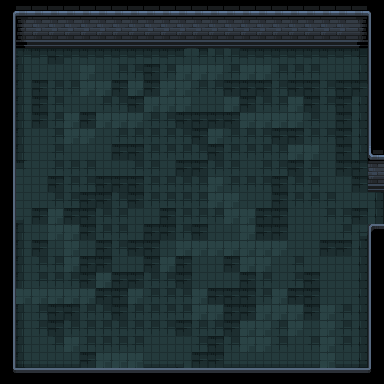

This game map was drawn from its Tiled (.tmx) file and the tilesets committed beside it. A one-line description and the full map source follow:
An orthogonal 24x24 tile map with 16x16 px tiles, 2 tile layers (floor, details), 1 hidden layer not drawn and 8 objects (5x EnemySpawnPoint, 2x Gate, EnemySpawnTrigger).

<map version="1.10" tiledversion="1.10.2" orientation="orthogonal" renderorder="right-down" width="24" height="24" tilewidth="16" tileheight="16" infinite="0" nextlayerid="5" nextobjectid="9">
 <tileset firstgid="1" source="../Tilesets/dungeon_prison_tileset.tsx" />
 <layer id="3" name="floor" width="24" height="24">
  <data encoding="csv">
0,0,0,0,0,0,0,0,0,0,0,5,7,0,0,0,0,0,0,0,0,0,0,0,
0,0,0,0,0,0,0,0,0,0,0,30,32,0,0,0,0,0,0,0,0,0,0,0,
0,0,0,0,0,0,0,0,0,0,0,30,32,0,81,0,0,0,0,0,0,0,0,0,
0,5,6,80,6,6,6,6,6,6,6,60,58,81,81,6,6,6,6,6,6,6,7,0,
0,30,31,31,31,82,31,81,81,80,81,82,82,82,81,82,82,81,81,81,31,31,32,0,
0,30,80,81,81,82,82,80,82,80,82,82,81,81,80,80,80,81,80,80,81,80,80,0,
0,30,80,81,31,31,81,81,80,82,82,82,31,31,82,80,81,81,82,80,81,80,32,0,
0,30,80,81,82,80,82,82,82,81,81,80,80,80,80,82,82,82,82,81,31,80,32,0,
0,30,31,81,82,82,31,81,81,81,81,81,80,82,81,81,81,80,80,81,81,80,32,0,
0,30,31,81,31,31,31,80,80,81,81,81,81,80,81,81,81,81,82,82,31,80,32,0,
5,60,31,81,81,81,31,31,81,81,31,80,80,81,81,31,81,81,80,81,31,80,80,7,
30,31,31,80,81,81,80,80,80,81,81,81,81,82,81,81,81,80,81,81,31,31,80,32,
30,31,31,81,81,80,80,81,80,81,81,81,81,82,82,31,31,80,81,81,81,31,31,32,
55,10,80,82,80,80,81,81,31,31,80,81,81,81,82,82,80,80,31,31,81,81,80,32,
0,30,31,82,82,80,81,81,31,80,80,81,80,31,31,82,80,80,31,31,31,81,8,57,
0,30,80,31,82,31,80,81,80,80,31,82,82,82,82,82,82,82,31,31,80,80,32,0,
0,30,81,81,82,80,80,31,31,80,82,80,31,31,80,82,82,31,81,31,31,31,32,0,
0,30,81,81,81,80,82,80,80,81,81,80,31,31,31,80,81,31,81,80,31,31,32,0,
82,82,82,82,82,82,80,80,82,81,81,81,82,80,80,80,81,82,80,80,31,31,32,0,
0,30,81,80,80,81,81,80,81,81,81,81,82,82,80,80,82,82,82,80,82,81,32,0,
0,30,81,80,81,81,81,81,81,81,81,80,81,81,80,82,82,81,82,31,82,81,32,0,
0,30,31,81,82,81,81,81,81,31,31,31,81,80,81,82,82,81,31,81,82,81,32,0,
0,55,56,56,56,80,82,82,82,56,56,10,80,80,56,56,56,56,56,56,82,56,57,0,
0,0,0,0,0,0,0,0,0,0,0,55,57,0,0,0,0,0,0,0,82,0,0,0
</data>
 </layer>
 <layer id="2" name="details" width="24" height="24">
  <data encoding="csv">
104,1,2,2,2,2,2,2,2,2,2,2,2,2,2,2,2,2,2,2,2,2,3,105,
129,26,27,27,27,27,27,27,27,27,27,27,27,27,27,27,27,27,27,27,27,27,28,130,
129,51,52,52,52,52,52,52,52,52,52,52,52,52,52,52,52,52,52,52,52,52,53,130,
129,0,0,0,0,0,0,0,0,0,0,0,0,0,0,0,0,0,0,0,0,0,0,130,
129,0,0,0,0,0,0,0,0,0,0,0,0,0,0,0,0,0,0,0,0,0,0,130,
129,0,0,0,0,0,0,0,0,0,0,0,0,0,0,0,0,0,0,0,0,0,0,130,
129,0,0,0,0,0,0,0,0,0,0,0,0,0,0,0,0,0,0,0,0,0,0,130,
129,0,0,0,0,0,0,0,0,0,0,0,0,0,0,0,0,0,0,0,0,0,0,130,
129,0,0,0,0,0,0,0,0,0,0,0,0,0,0,0,0,0,0,0,0,0,0,130,
129,0,0,0,0,0,0,0,0,0,0,0,0,0,0,0,0,0,0,0,0,0,0,101,
129,0,0,0,0,0,0,0,0,0,0,0,0,0,0,0,0,0,0,0,0,0,0,27,
129,0,0,0,0,0,0,0,0,0,0,0,0,0,0,0,0,0,0,0,0,0,0,52,
129,0,0,0,0,0,0,0,0,0,0,0,0,0,0,0,0,0,0,0,0,0,0,0,
129,0,0,0,0,0,0,0,0,0,0,0,0,0,0,0,0,0,0,0,0,0,0,0,
129,0,0,0,0,0,0,0,0,0,0,0,0,0,0,0,0,0,0,0,0,0,0,76,
129,0,0,0,0,0,0,0,0,0,0,0,0,0,0,0,0,0,0,0,0,0,0,130,
129,0,0,0,0,0,0,0,0,0,0,0,0,0,0,0,0,0,0,0,0,0,0,130,
129,0,0,0,0,0,0,0,0,0,0,0,0,0,0,0,0,0,0,0,0,0,0,130,
129,0,0,0,0,0,0,0,0,0,0,0,0,0,0,0,0,0,0,0,0,0,0,130,
129,0,0,0,0,0,0,0,0,0,0,0,0,0,0,0,0,0,0,0,0,0,0,130,
129,0,0,0,0,0,0,0,0,0,0,0,0,0,0,0,0,0,0,0,0,0,0,130,
129,0,0,0,0,0,0,0,0,0,0,0,0,0,0,0,0,0,0,0,0,0,0,130,
129,0,0,0,0,0,0,0,0,0,0,0,0,0,0,0,0,0,0,0,0,0,0,130,
154,77,77,77,77,77,77,77,77,77,77,77,77,77,77,77,77,77,77,77,77,77,77,155
</data>
 </layer>
 <layer id="1" name="collision" width="24" height="24" visible="0" opacity="0.5">
  <data encoding="csv">
0,0,0,0,0,0,0,0,0,0,0,0,0,0,0,0,0,0,0,0,0,0,0,0,
0,0,0,0,0,0,0,0,0,0,0,0,0,0,0,0,0,0,0,0,0,0,0,0,
502,502,502,502,502,502,502,502,502,502,502,502,502,502,502,502,502,502,502,502,502,502,502,502,
502,0,0,0,0,0,0,0,0,0,0,0,0,0,0,0,0,0,0,0,0,0,0,502,
502,0,0,0,0,0,0,0,0,0,0,0,0,0,0,0,0,0,0,0,0,0,0,502,
502,0,0,0,0,0,0,0,0,0,0,0,0,0,0,0,0,0,0,0,0,0,0,502,
502,0,0,0,0,0,0,0,0,0,0,0,0,0,0,0,0,0,0,0,0,0,0,502,
502,0,0,0,0,0,0,0,0,0,0,0,0,0,0,0,0,0,0,0,0,0,0,502,
502,0,0,0,0,0,0,0,0,0,0,0,0,0,0,0,0,0,0,0,0,0,0,502,
502,0,0,0,0,0,0,0,0,0,0,0,0,0,0,0,0,0,0,0,0,0,0,502,
502,0,0,0,0,0,0,0,0,0,0,0,0,0,0,0,0,0,0,0,0,0,0,502,
502,0,0,0,0,0,0,0,0,0,0,0,0,0,0,0,0,0,0,0,0,0,0,502,
502,0,0,0,0,0,0,0,0,0,0,0,0,0,0,0,0,0,0,0,0,0,0,0,
502,0,0,0,0,0,0,0,0,0,0,0,0,0,0,0,0,0,0,0,0,0,0,0,
502,0,0,0,0,0,0,0,0,0,0,0,0,0,0,0,0,0,0,0,0,0,0,502,
502,0,0,0,0,0,0,0,0,0,0,0,0,0,0,0,0,0,0,0,0,0,0,502,
502,0,0,0,0,0,0,0,0,0,0,0,0,0,0,0,0,0,0,0,0,0,0,502,
502,0,0,0,0,0,0,0,0,0,0,0,0,0,0,0,0,0,0,0,0,0,0,502,
502,0,0,0,0,0,0,0,0,0,0,0,0,0,0,0,0,0,0,0,0,0,0,502,
502,0,0,0,0,0,0,0,0,0,0,0,0,0,0,0,0,0,0,0,0,0,0,502,
502,0,0,0,0,0,0,0,0,0,0,0,0,0,0,0,0,0,0,0,0,0,0,502,
502,0,0,0,0,0,0,0,0,0,0,0,0,0,0,0,0,0,0,0,0,0,0,502,
502,0,0,0,0,0,0,0,0,0,0,0,0,0,0,0,0,0,0,0,0,0,0,502,
502,502,502,502,502,502,502,502,502,502,502,502,502,502,502,502,502,502,502,502,502,502,502,502
</data>
 </layer>
 <objectgroup id="4" name="entities">
  <object id="1" type="EnemySpawnTrigger" x="352" y="192" width="16" height="32" />
  <object id="2" type="EnemySpawnPoint" x="288" y="112">
   <point />
  </object>
  <object id="3" type="EnemySpawnPoint" x="96" y="112">
   <point />
  </object>
  <object id="4" type="EnemySpawnPoint" x="96" y="288">
   <point />
  </object>
  <object id="5" type="EnemySpawnPoint" x="288" y="288">
   <point />
  </object>
  <object id="6" type="EnemySpawnPoint" x="192" y="208">
   <point />
  </object>
  <object id="7" type="Gate" gid="235" x="368" y="208" width="16" height="16" />
  <object id="8" type="Gate" gid="235" x="368" y="192" width="16" height="16" />
 </objectgroup>
</map>
